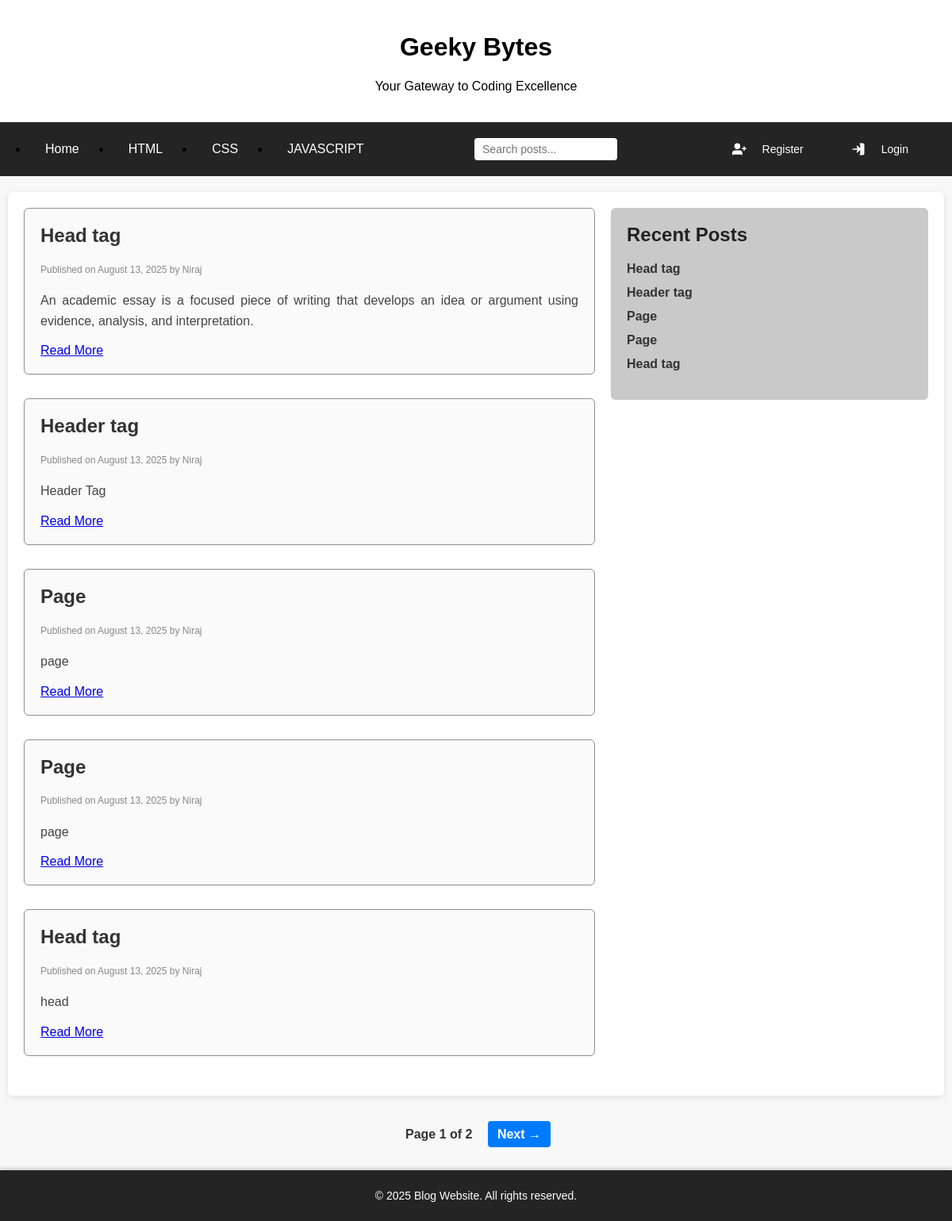
The app's page /category/html/, older data.
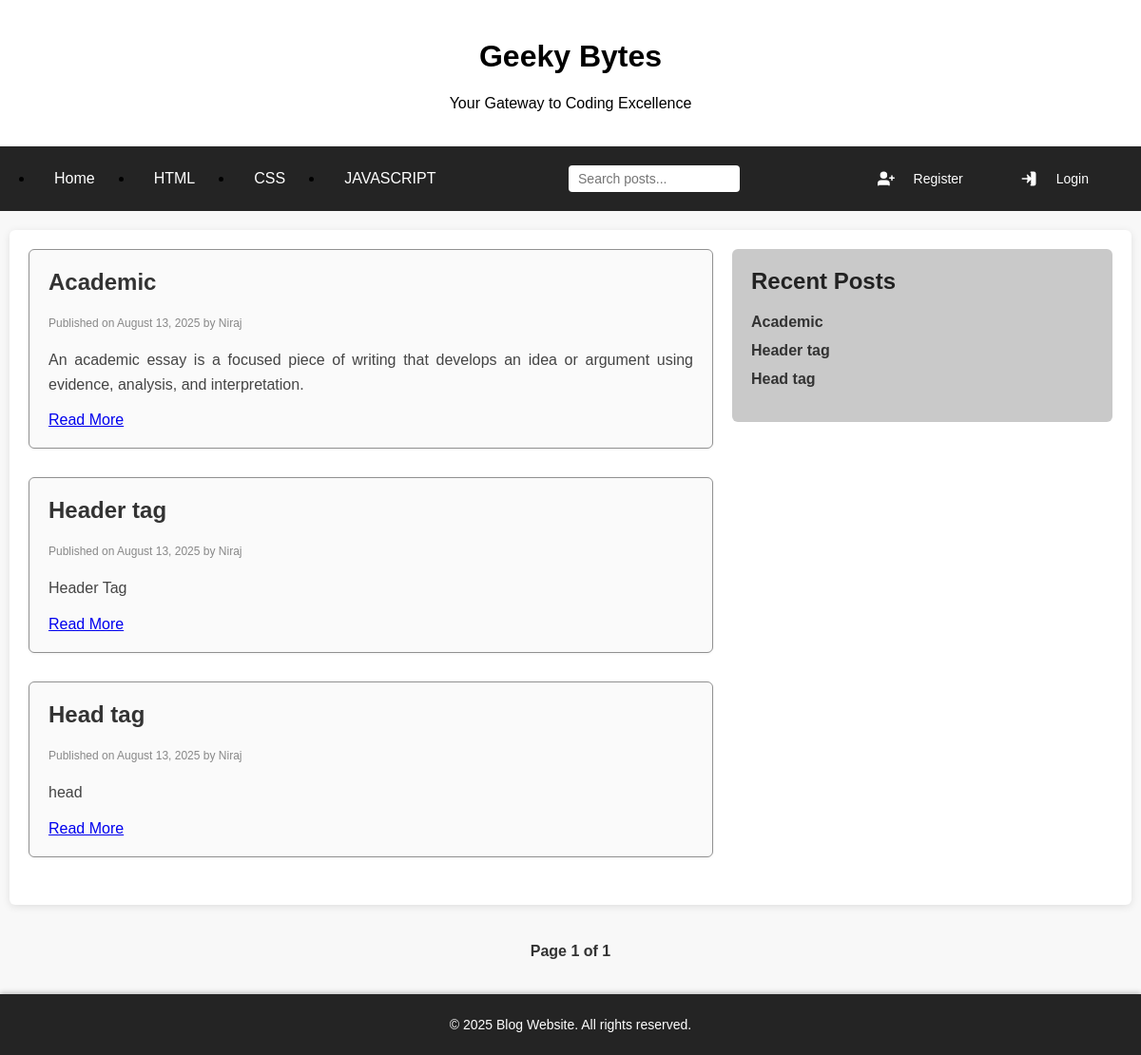
The same page, newer data.
### app/models.py (models this page shows, shortened)
class Category(models.Model):
    category_title=models.CharField(max_length=100)
    created_at=models.DateTimeField(auto_now_add=True)
    updated_at=models.DateTimeField(auto_now=True)
    slug = models.SlugField(unique=True, blank=True)
    def __str__(self):
        return self.category_title

class Blog(models.Model):
    STATUS_CHOICES = [
        ('draft', 'Draft'),
        ('published', 'Published'),
    ]
    category=models.ForeignKey(Category,on_delete=models.CASCADE)
    author=models.ForeignKey(User,on_delete=models.CASCADE)
    slug=models.SlugField(unique=True, blank=True)
    blog_title=models.CharField(max_length=100)
    blog_short_description=models.TextField(max_length=700)
    blog_description=models.TextField(max_length=2000)
    status = models.CharField(max_length=10, choices=STATUS_CHOICES, default='draft')
    created_at=models.DateTimeField(auto_now_add=True)
    updated_at=models.DateTimeField(auto_now=True)
    is_published=models.BooleanField(default=False)
    image=models.ImageField(upload_to='blog_images/',blank=True,null=True)

### app/views.py (the view)
# urls.py: path('category/<slug:slug>/',views.category_detail, name='category_detail'),
def category_detail(request,slug):
    category_obj=get_object_or_404(Category,slug=slug)
    blogs=Blog.objects.filter(category=category_obj,is_published=True)
    categories=Category.objects.all()
    paginator=Paginator(blogs,4)
    page_number=request.GET.get('page')
    page_obj=paginator.get_page(page_number)
    return render(request,'category_detail.html',{'category':categories,'blog':blogs,'category_obj':category_obj,'page_obj': page_obj,})

### template/category_detail.html (shortened to what this page needs)
{%extends 'includes/base.html' %}
{%block content%}
  <div class="container">
    <main>
      {%if blog%}
      {%for i in blog%}
      <article>
        <h2>{{ i.blog_title|capfirst }}</h2>
        <p class="post-meta">
          Published on {{ i.created_at|date:"F d, Y" }} by {{ i.author.username|capfirst }}
        </p>
        <p class="content-preview">{{ i.blog_short_description }}</p>
        <a href="{%url 'blog_detail' i.slug%}" class="read-more">Read More</a>
      </article>
      {%endfor%}
      {%endif%}
    </main>
    {%if blog%}
    <aside>
      <h2>Recent Posts</h2>
      <ul>
        {%for i in blog|slice:":5" %}
        <li><a href="{%url 'blog_detail' i.slug %}">{{i.blog_title|capfirst}}</a></li>
        {%endfor%}
        {%endif%}
      </ul>
    </aside>
  </div>
  <div style="text-align: center; margin-top: 40px;">
  <div class="pagination">
    <span style="margin: 0 10px;">Page {{ page_obj.number }} of {{ page_obj.paginator.num_pages }}</span>
    {% if page_obj.has_next %}
      <a href="?page={{ page_obj.next_page_number }}">Next →</a>
    {% endif %}
  </div>
</div>
{%endblock%}

### template/includes/base.html (shortened to what this page needs)
<!DOCTYPE html>
<html lang="en">
<head>
</head>
<body>
{% if request.resolver_match.url_name != 'add_post' and request.resolver_match.url_name != 'blog_detail' %}
  <header>
   <h1>Geeky Bytes</h1>
    <p>Your Gateway to Coding Excellence</p>
  </header>
  <nav>
    <div class="nav-links">
      <li><a href="{%url 'home' %}">Home</a></li>
      {%if category%}
        {%for i in category%}
        <li><a href="{%url 'category_detail' i.slug%}">{{i}}</a></li>
        {%endfor%}
        {%endif%}
    </div>
    <div class="search-container">
       <form method="GET" action="{% url 'search' %}">
    <input type="search" name="q" placeholder="Search posts..."aria-label="Search posts" value="{{ request.GET.q|default:'' }}"/>
  </form>
    </div>
    <div class="auth-icons">
  {% if user.is_authenticated %}
    <span style="color: #fff; font-weight: 600; margin-right: 10px;">
      Hello, {{ user.username|capfirst }}
    </span>
    <a href="{% url 'my-post' %}" style="color: #fff; font-weight: 600; padding: 6px 10px; background-color: #007bff; border-radius: 4px; text-decoration: none;">
  My Posts
</a>
    <a href="{%url 'add_post' %}" style="color: #fff; font-weight: 600; padding: 6px 10px; background-color: #28a745; border-radius: 4px; text-decoration: none;">
    + Add Post
  </a>
    <form method="POST" action="{% url 'logout' %}" style="display: inline;">
      {% csrf_token %}
      <button type="submit" title="Logout" aria-label="Logout" style="background:none; border:none; color:#fff; cursor:pointer; display:flex; align-items:center; gap:5px; font-weight:600; font-size:14px; padding:6px 10px; border-radius:4px; transition:background-color 0.3s;">
        <svg xmlns="http://www.w3.org/2000/svg" viewBox="0 0 24 24" fill="none" stroke="currentColor"
          stroke-width="2" stroke-linecap="round" stroke-linejoin="round" class="feather feather-log-out" width="18" height="18">
          <path d="M9 21H5a2 2 0 0 1-2-2V5a2 2 0 0 1 2-2h4" />
          <polyline points="16 17 21 12 16 7" />
          <line x1="21" y1="12" x2="9" y2="12" />
        </svg>
        Logout
      </button>
    </form>
  {% else %}
    <button title="Register" aria-label="Register">
      <a href="{% url 'register' %}">Register</a>
    </button>
    <button title="Login" aria-label="Login">
      <a href="{% url 'login' %}">Login</a>
    </button>
  {% endif %}
</div>
  </nav>
  {%endif%}
{%block content%}
{%endblock%}
 <footer>
    <p>© 2025  Blog Website. All rights reserved.</p>
  </footer>
</body>
</html>

### template/includes/base.html (style rules this page uses)
body { font-family: Arial, sans-serif; margin: 0; padding: 0; background-color: #f8f8f8; }
header { background-color: #ffffff; color: #000000; text-align: center; padding: 20px 0; box-shadow: 0 2px 5px rgba(0, 0, 0, 0.1); }
nav { background-color: #242424; padding: 10px 20px; display: flex; align-items: center; justify-content: space-between; flex-wrap: wrap; }
nav .nav-links { display: flex; align-items: center; flex-wrap: wrap; }
nav a { color: #fff; text-decoration: none; padding: 10px 15px; margin-right: 10px; display: inline-block; font-weight: 500; transition: background-color 0.3s; border-radius: 4px; }
nav .search-container { position: relative; margin-right: 20px; }
nav input[type="search"] { padding: 6px 10px; border-radius: 4px; border: none; outline: none; font-size: 14px; width: 180px; transition: width 0.3s ease-in-out; }
nav .auth-icons { display: flex; align-items: center; gap: 15px; }
nav .auth-icons button { background: none; border: none; color: #fff; cursor: pointer; display: flex; align-items: center; gap: 5px; font-weight: 600; font-size: 14px; padding: 6px 10px; border-radius: 4px; transition: background-color 0.3s; }
nav .auth-icons svg { width: 18px; height: 18px; fill: #fff; }
.container { display: flex; justify-content: space-between; max-width: 95%; margin: 20px auto; padding: 20px; background-color: #fff; box-shadow: 0 2px 8px rgba(0, 0, 0, 0.1); border-radius: 6px; min-height: 600px; }
main { flex: 2; margin-right: 20px; }
article { margin-bottom: 30px; padding: 20px; border: 1px solid rgb(145, 145, 145); border-radius: 6px; background-color: #fafafa; box-shadow: 0 1px 3px rgba(0, 0, 0, 0.05); }
article h2 { margin-top: 0; color: #333; }
article p.post-meta { font-size: 12px; color: #888; margin-bottom: 15px; }
article p { text-align: justify; line-height: 1.6; color: #444; }
aside { flex: 1; background-color: #c9c9c9; padding: 20px; border-radius: 6px; height: fit-content; }
aside h2 { margin-top: 0; color: #222; }
aside ul { list-style-type: none; padding-left: 0; }
aside ul li { margin-bottom: 12px; }
aside ul li a { color: #333; text-decoration: none; font-weight: 600; }
footer { background-color: #242424; color: #fff; text-align: center; position: fixed; bottom: 0; width: 100%; padding: 10px 0; font-size: 14px; box-shadow: 0 -2px 5px rgba(0, 0, 0, 0.2); }
article .content-preview { display: -webkit-box; -webkit-line-clamp: 4; -webkit-box-orient: vertical; overflow: hidden; text-overflow: ellipsis; max-height: 6.4em; }

### template/category_detail.html (style rules this page uses)
.pagination { margin-bottom: 100px; z-index: 10; position: relative; }
.pagination span { font-weight: 600; color: #333; }

Row changes from the older to the newer data that the page shows:
removed Blog: blog_title "Page", created_at "August 13, 2025", author.username "Niraj", blog_short_description "page"
removed Blog: blog_title "Page", created_at "August 13, 2025", author.username "Niraj", blog_short_description "page"
changed Blog: blog_title "Head tag" → "Academic"
Text that changed along with them:
{{ page_obj.paginator.num_pages }}: "2" → "1"
text no longer shown: "Next →"
